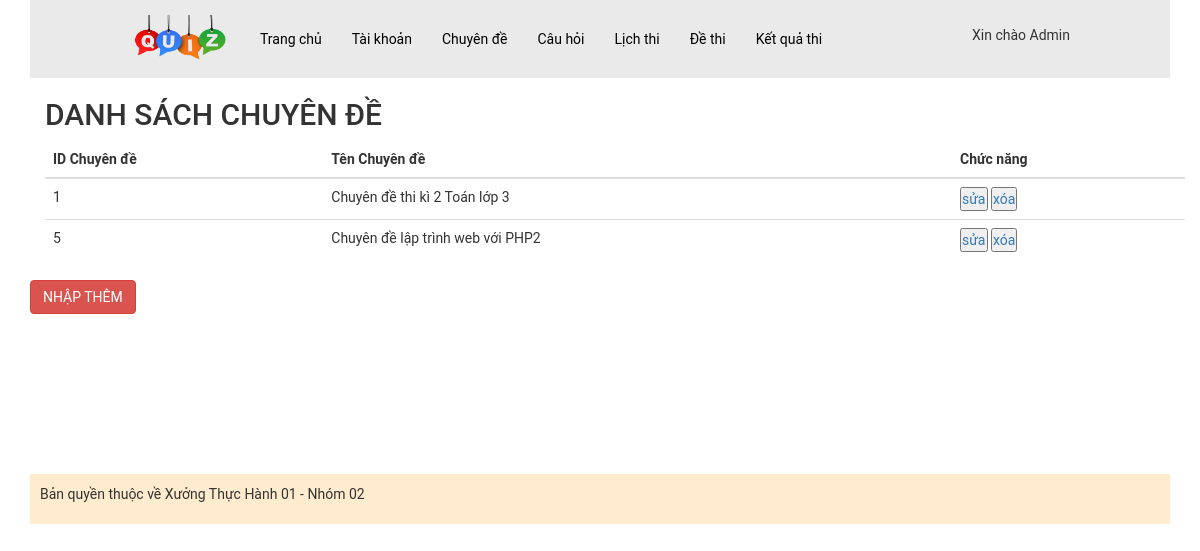
The app's page /admin/index.php?act=dscd (signed in), older data.
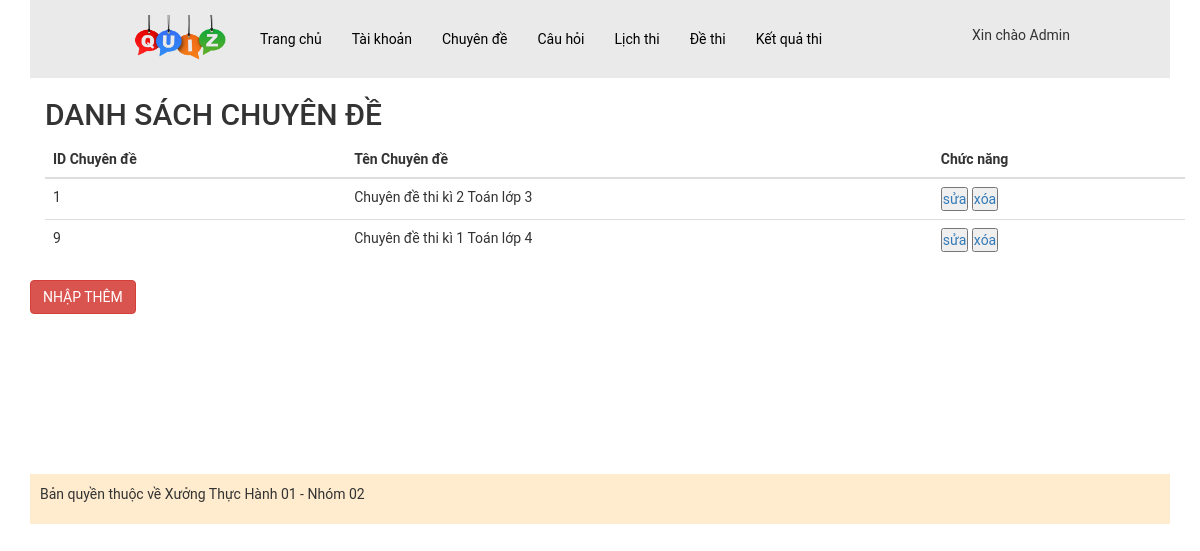
The same page, newer data.
### tables this page shows
CREATE TABLE `chuyende` (
  `id_cd` int(11) NOT NULL,
  `name` varchar(255) NOT NULL COMMENT 'Tên chuyên đề'
);

### model/pdo.php (called while the page is built, shortened)
<?php
function pdo_get_connection(){
    $servername = "localhost";
    $username = "root";
    $password = "";
    try {
        $conn = new PDO("mysql:host=$servername;dbname=xuongth01_02", $username, $password);
        $conn->setAttribute(PDO::ATTR_ERRMODE, PDO::ERRMODE_EXCEPTION);
        return $conn;
    } catch(PDOException $e) {
        echo "Connection failed: " . $e->getMessage();
    }
}
function pdo_query($sql){
    $sql_args=array_slice(func_get_args(),1);
    try{
        $conn=pdo_get_connection();
        $stmt=$conn->prepare($sql);
        $stmt->execute($sql_args);
        $rows=$stmt->fetchAll();
        return $rows;
    }
    catch(PDOException $e){
        throw $e;
    }
    finally{
        unset($conn);
    }
}
?>

### model/chuyende.php (called while the page is built, shortened)
<?php
function loadall_chuyende()
{
    $sql = "select * from chuyende order by id_cd asc";
    $listchuyende = pdo_query($sql);
    return $listchuyende;
}

### admin/chuyende/list-chuyende.php (the view)
<body>
    <div class="container">
        <h2>DANH SÁCH CHUYÊN ĐỀ </h2>
        <table class="table">
            <thead>
                <tr>
                    <th>ID Chuyên đề </th>
                    <th>Tên Chuyên đề </th>
                    <th>Chức năng</th>
                </tr>
            </thead>
            <tbody>
            <?php
                foreach ($listchuyende as $chuyende) {
                    extract($chuyende);
                    $suacd = "index.php?act=suacd&id_cd=" . $id_cd;
                    $xoacd = "index.php?act=xoacd&id_cd=" . $id_cd;
                    echo' <tr>
                    <td>'.$id_cd.'</td>
                    <td>'.$name.'</td>
                    <td><a href="'.$suacd.'"><input type="button" value="sửa"></a> <a href="'.$xoacd.'"><input type="button" value="xóa"></a></td>
                </tr>';
                }
                ?>
            </tbody>
        </table>
        <div class="row mb10">
            <a href="?act=add-chuyende"><button type="button" class="btn btn-danger">NHẬP THÊM</button></a>
        </div>
    </div>
</body>
</html>

Row changes from the older to the newer data that the page shows:
removed chuyende: id_cd "5", name "Chuyên đề lập trình web với PHP2"
added chuyende: id_cd "9", name "Chuyên đề thi kì 1 Toán lớp 4"
